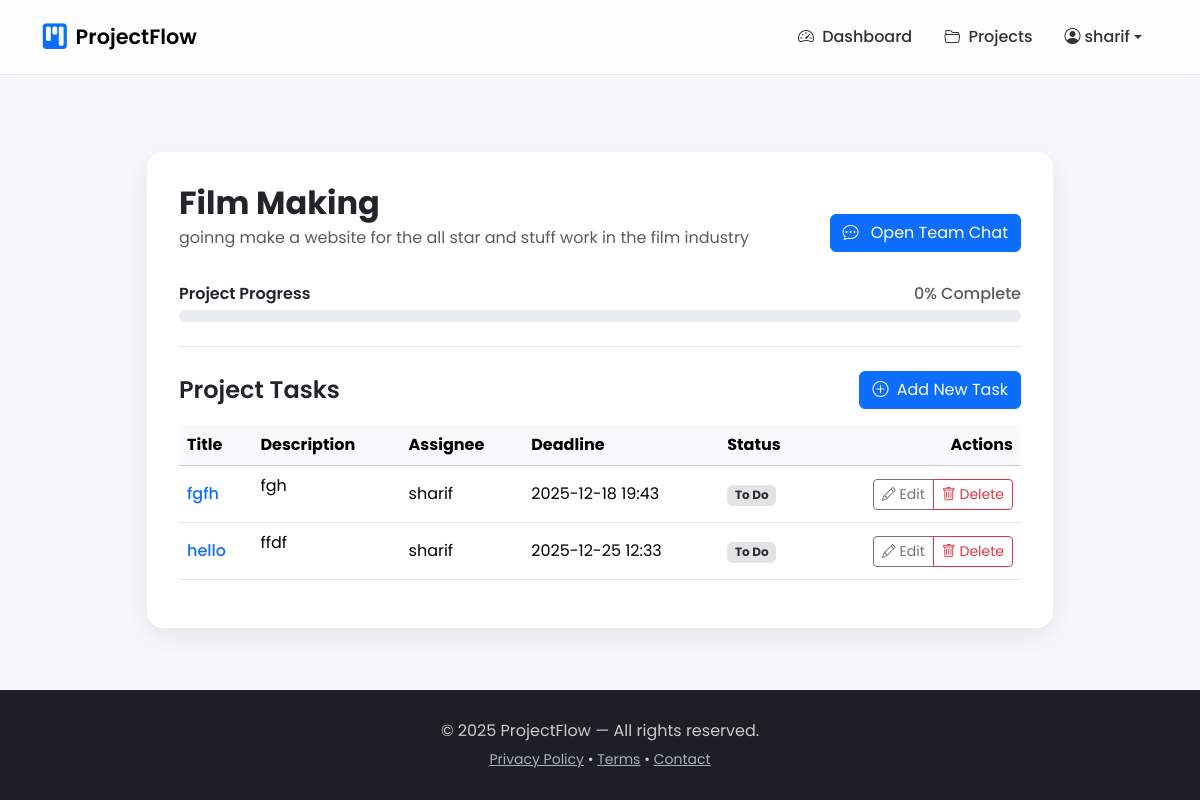
/projects/3/ (signed in), run on an earlier commit of the app's database.
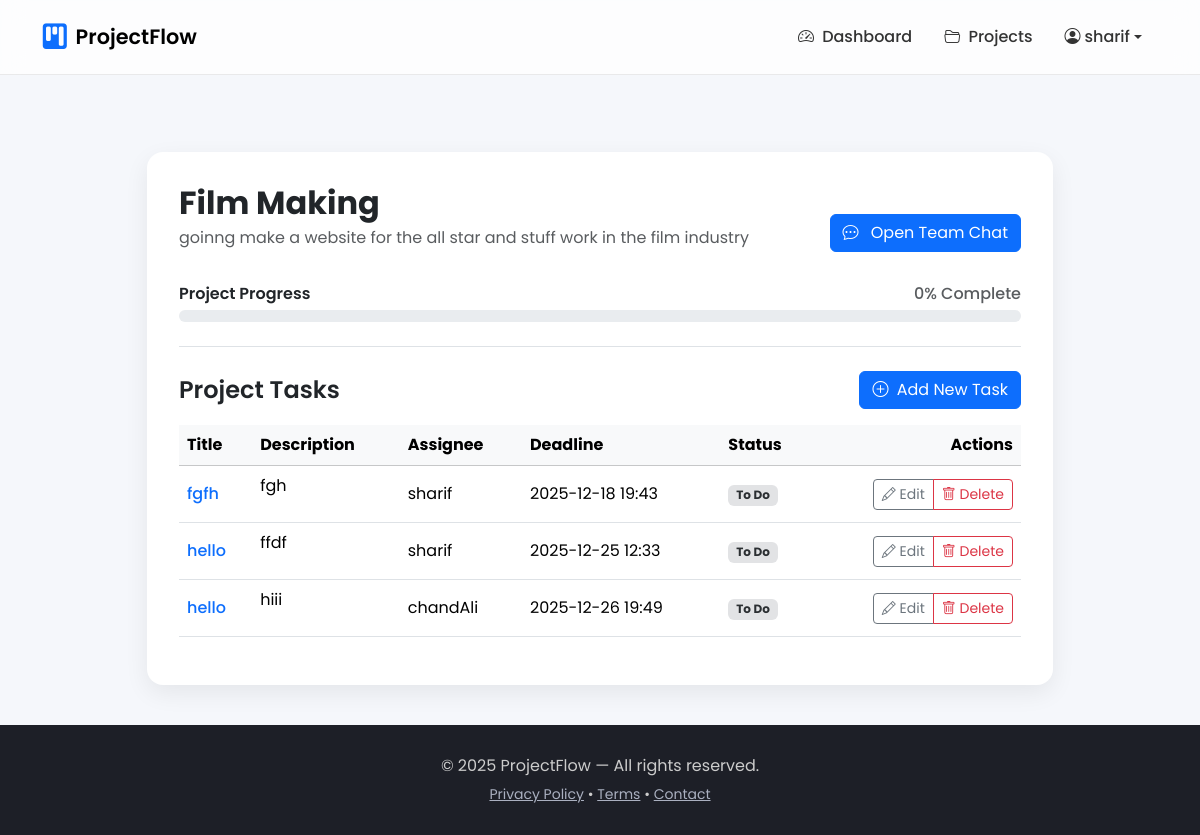
And on a later commit of the database.
### PM/models.py (models this page shows, shortened)
class Task(models.Model):
    STATUS_CHOICES = [
        ("todo", "To Do"),
        ("in_progress", "In Progress"),
        ("done", "Done"),
    ]
    project = models.ForeignKey(Project, on_delete=models.CASCADE, related_name="tasks")
    title = models.CharField(max_length=200)
    description = models.TextField(blank=True)
    assignee = models.ForeignKey(User, on_delete=models.SET_NULL, null=True, blank=True, related_name="tasks")
    assignee_email = models.EmailField(null=True, blank=True, help_text="Email for pending invitation")
    deadline = models.DateTimeField()
    status = models.CharField(max_length=20, choices=STATUS_CHOICES, default="todo")
    created_at = models.DateTimeField(auto_now_add=True)

### PM/views.py (the view)
# urls.py: path('projects/<int:pk>/', views.project_detail, name='project_detail'),
@login_required
def project_detail(request, pk):
    project = get_object_or_404(Project, pk=pk)
    tasks = project.tasks.all()
    return render(request, "project_detail.html", {
        "project": project,
        "tasks": tasks,
        "progress": project.progress
    })

### PM/models.py (called while the page is built)
    @property
    def progress(self):
        total = self.tasks.count()
        if total == 0:
            return 0
        completed = self.tasks.filter(status="done").count()
        return int((completed / total) * 100)

### PM/templates/project_detail.html (shortened to what the changed rows need)
{% extends 'base.html' %}
{% block content %}
<div class="container">
    <div class="row justify-content-center">
        <div class="col-lg-10 col-m-10 col-s-10">
            <div class="content-card">
                <div class="pb-4 mb-4 border-bottom header-lift">
                    <div class="d-flex justify-content-between align-items-center">
                        <div>
                            <h1 class="h2 mb-1 fw-bold">{{ project.name }}</h1>
                        </div>
                    </div>
                </div>
                <div>
                    <div class="table-responsive">
                        <table class="table align-middle table-hover">
                            <thead class="table-light">
                                <tr>
                                    <th>Title</th>
                                    <th>Description</th>
                                    <th>Assignee</th>
                                    <th>Deadline</th>
                                    <th>Status</th>
                                    <th class="text-end">Actions</th>
                                </tr>
                            </thead>
                            <tbody>
                                {% for task in tasks %}
                                <tr>
                                    <td>
                                        <a href="{% url 'task_edit' task.id %}"
                                           class="text-decoration-none fw-medium">
                                            {{ task.title }}
                                        </a>
                                    </td>
                                    <td>
                                        {% if task.description %}
                                        <p class="line-clamp-2">{{ task.description }}</p>
                                        {% endif %}
                                    </td>
                                    <td>
                                        {% if task.assignee %}
                                            {{ task.assignee.get_full_name|default:task.assignee.username }}
                                        {% else %}
                                            <span class="text-muted">Unassigned</span>
                                        {% endif %}
                                    </td>
                                    <td>{{ task.deadline|date:'Y-m-d H:i' }}</td>
                                    <td>
                                        {% if task.status == 'done' %}
                                        <span class="badge bg-success-subtle text-success-emphasis">
                                            {{ task.get_status_display }}
                                        </span>
                                        {% elif task.status == 'in_progress' %}
                                        <span class="badge bg-info-subtle text-info-emphasis">
                                            {{ task.get_status_display }}
                                        </span>
                                        {% else %}
                                        <span class="badge bg-secondary-subtle text-secondary-emphasis">
                                            {{ task.get_status_display }}
                                        </span>
                                        {% endif %}
                                    </td>
                                    <td class="text-end">
                                        <div class="btn-group btn-group-sm">
                                            <a href="{% url 'task_edit' task.id %}"
                                               class="btn btn-outline-secondary">
                                                <i class="bi bi-pencil"></i> Edit
                                            </a>
                                            <a href="{% url 'task_delete' task.id %}"
                                               class="btn btn-outline-danger">
                                                <i class="bi bi-trash"></i> Delete
                                            </a>
                                        </div>
                                    </td>
                                </tr>
                                {% empty %}
                                <tr>
                                    <td colspan="6" class="text-center text-muted py-5">
                                        No tasks yet. Start by adding one!
                                    </td>
                                </tr>
                                {% endfor %}
                            </tbody>
                        </table>
                    </div>
                </div>
            </div>
        </div>
    </div>
</div>
{% endblock %}

What changed in the data, as far as the page shows it:
added Task: title "hello", description "hiii", assignee.get_full_name "chandAli", deadline "2025-12-26 19:49", status "To Do"
